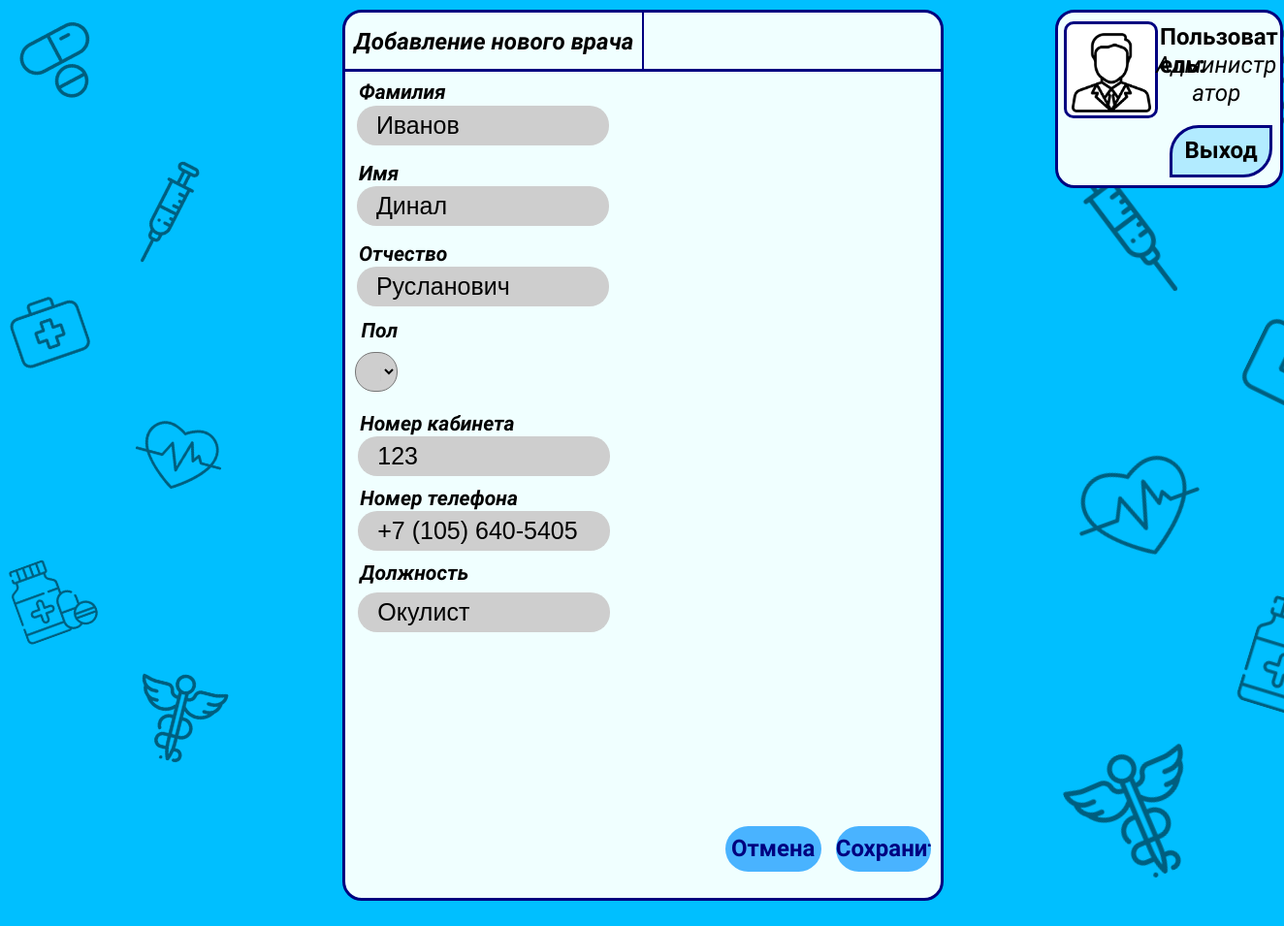
Screenshot of /editdoctor/1 with the database file from the repository.
### registry/models.py (models this page shows, shortened)
class Doctor(models.Model):
    surname = models.CharField(max_length=30)
    name = models.CharField(max_length=30)
    patronymic = models.CharField(max_length=30, blank=True)
    gender = models.CharField(max_length=1)
    room_number = models.IntegerField()
    phone_number = models.CharField(max_length=11)
    subdivisions = models.CharField(max_length=50)

### registry/views.py (the view, shortened to what this page needs)
# urls.py: path('editdoctor/<int:doctor_id>', views.EditDoctor, name='EditDoctor'),
def EditDoctor(request, doctor_id):
    if request.method == "GET":
        context = {
            'doctors': Doctor.objects.filter(id=doctor_id),
        }
        return render(request, "editdoctor.html", context=context)

### registry/templates/editdoctor.html (shortened to what this page needs)
<!DOCTYPE html>
<html class="nojs html" lang="ru-RU">
 <head>
  <link rel="stylesheet" type="text/css" href="/static/css/site_global.css?crc=444006867"/>
  <link rel="stylesheet" type="text/css" href="/static/css/newdoctor.css?crc=405470494" id="pagesheet"/>
 </head>
 <body>
  <div class="clearfix borderbox" id="page">
   <div class="position_content" id="page_position_content">
    <div class="browser_width colelem" id="u4454-bw">
     <div id="u4454">
      <div class="clearfix" id="u4454_align_to_page">
       <div class="clearfix grpelem" id="u4416">
        <div class="clearfix grpelem" id="pu4419">
         <div class="clip_frame colelem" id="u4419" data-mu-ie-matrix="progid:DXImageTransform.Microsoft.Matrix(M11=0.9563,M12=-0.2924,M21=0.2924,M22=0.9563,SizingMethod='auto expand')" data-mu-ie-matrix-dx="-14" data-mu-ie-matrix-dy="-14">
          <img class="block" id="u4419_img" src="/static/images/pills.png?crc=3958534910" alt="" data-heightwidthratio="1" data-image-width="110" data-image-height="110"/>
         </div>
         <div class="clip_frame colelem" id="u4425" data-mu-ie-matrix="progid:DXImageTransform.Microsoft.Matrix(M11=0.9455,M12=0.3256,M21=-0.3256,M22=0.9455,SizingMethod='auto expand')" data-mu-ie-matrix-dx="-15" data-mu-ie-matrix-dy="-15">
          <img class="block" id="u4425_img" src="/static/images/first-aid-kit.png?crc=523093676" alt="" data-heightwidthratio="1" data-image-width="107" data-image-height="107"/>
         </div>
         <div class="clip_frame colelem" id="u4423" data-mu-ie-matrix="progid:DXImageTransform.Microsoft.Matrix(M11=0.9397,M12=0.342,M21=-0.342,M22=0.9397,SizingMethod='auto expand')" data-mu-ie-matrix-dx="-16" data-mu-ie-matrix-dy="-16">
          <img class="block" id="u4423_img" src="/static/images/medicine.png?crc=212170396" alt="" data-heightwidthratio="1" data-image-width="114" data-image-height="114"/>
         </div>
        </div>
        <div class="clearfix grpelem" id="pu4421">
         <div class="clip_frame colelem" id="u4421" data-mu-ie-matrix="progid:DXImageTransform.Microsoft.Matrix(M11=0.9511,M12=0.309,M21=-0.309,M22=0.9511,SizingMethod='auto expand')" data-mu-ie-matrix-dx="-16" data-mu-ie-matrix-dy="-16">
          <img class="block" id="u4421_img" src="/static/images/syringe.png?crc=315584796" alt="" data-heightwidthratio="1" data-image-width="125" data-image-height="125"/>
         </div>
         <div class="clip_frame colelem" id="u4417" data-mu-ie-matrix="progid:DXImageTransform.Microsoft.Matrix(M11=0.9659,M12=-0.2588,M21=0.2588,M22=0.9659,SizingMethod='auto expand')" data-mu-ie-matrix-dx="-15" data-mu-ie-matrix-dy="-15">
          <img class="block" id="u4417_img" src="/static/images/heart.png?crc=32010908" alt="" data-heightwidthratio="1" data-image-width="132" data-image-height="132"/>
         </div>
         <div class="clip_frame colelem" id="u4427" data-mu-ie-matrix="progid:DXImageTransform.Microsoft.Matrix(M11=0.9703,M12=-0.2419,M21=0.2419,M22=0.9703,SizingMethod='auto expand')" data-mu-ie-matrix-dx="-14" data-mu-ie-matrix-dy="-14">
          <img class="block" id="u4427_img" src="/static/images/pharmacy.png?crc=4015191175" alt="" data-heightwidthratio="1" data-image-width="132" data-image-height="132"/>
         </div>
        </div>
       </div>
       <form method="post">
       <div class="rounded-corners clearfix grpelem" id="u4461">
        <div class="position_content" id="u4461_position_content">
         <div class="clearfix colelem" id="pu4411-4">
          <div class="clearfix grpelem" id="u4411-4">
           <p id="u4411-2">Добавление нового врача</p>
          </div>
          <div class="grpelem" id="u4462"></div>
         </div>
         {% for doctor in doctors %}
         <div class="colelem" id="u4460"></div>
         <div class="clearfix colelem" id="u4500-4">
          <p id="u4500-2">Фамилия</p>
         </div>
         <input name="surname" value="{{doctor.surname}}" class="rounded-corners colelem" id="u4465"></input>
         <div class="clearfix colelem" id="u4493-4">
          <p id="u4493-2">Имя</p>
         </div>
         <input name="name" value="{{doctor.name}}" class="rounded-corners colelem" id="u4480"></input>
         <div class="clearfix colelem" id="u4498-4">
          <p id="u4498-2">Отчество</p>
         </div>
         <input name="patronymic" value="{{doctor.patronymic}}" class="rounded-corners colelem" id="u4473"></input>
         <div class="clearfix colelem" id="u7152-4">
          <p id="u7152-2">Пол</p>
         </div>
         <div class="clearfix colelem" id="pu7155-4">
         <select name="gender" value="{{gender}}" class="rounded-corners grpelem" id="u6349">
           <option>м</option>
          </select>
         </div>
         <div class="clearfix colelem" id="u4675-4">
          <p id="u4675-2">Номер кабинета</p>
         </div>
         <input name="room_number" value="{{doctor.room_number}}" class="rounded-corners colelem" id="u4672"></input>
         <div class="clearfix colelem" id="u7164-4">
          <p id="u7164-2">Номер телефона</p>
         </div>
         <input name="phone_number" value="{{doctor.phone_number}}" class="rounded-corners colelem" id="u4673"></input>
         <div class="clearfix colelem" id="u7165-4">
          <p id="u7165-2">Должность</p>
         </div>
         <input name="subdivisions" value="{{doctor.subdivisions}}" class="rounded-corners colelem" id="u7161"></input>
         {% endfor %}
         <div class="clearfix colelem" id="pu4476-4">
          <input type="submit" value="Отмена" class="nonblock nontext rounded-corners clearfix grpelem" id="u4476-4" href="{% url 'AdminDoctorList' %}">
          <input type="submit" value="Сохранить" class="nonblock nontext rounded-corners clearfix grpelem" id="u4483-4" href="{% url 'AdminDoctorList' %}">
         </div>
        </div>
       </div>
        </form>
       <div class="clearfix grpelem" id="pu4429">
        <div class="clearfix grpelem" id="u4429">
         <div class="clearfix grpelem" id="pu4438">
          <div class="clip_frame colelem" id="u4438" data-mu-ie-matrix="progid:DXImageTransform.Microsoft.Matrix(M11=0.1392,M12=0.9903,M21=-0.9903,M22=0.1392,SizingMethod='auto expand')" data-mu-ie-matrix-dx="-8" data-mu-ie-matrix-dy="-8" data-sizePolicy="fixed" data-pintopage="page_fluidx">
           <img class="block" id="u4438_img" src="/static/images/syringe.png?crc=315584796" alt="" width="125" height="125"/>
          </div>
          <div class="clip_frame colelem" id="u4430" data-mu-ie-matrix="progid:DXImageTransform.Microsoft.Matrix(M11=0.9397,M12=0.342,M21=-0.342,M22=0.9397,SizingMethod='auto expand')" data-mu-ie-matrix-dx="-19" data-mu-ie-matrix-dy="-19" data-sizePolicy="fixed" data-pintopage="page_fluidx">
           <img class="block" id="u4430_img" src="/static/images/heart.png?crc=32010908" alt="" width="132" height="132"/>
          </div>
          <div class="clip_frame colelem" id="u4436" data-mu-ie-matrix="progid:DXImageTransform.Microsoft.Matrix(M11=0.9205,M12=0.3907,M21=-0.3907,M22=0.9205,SizingMethod='auto expand')" data-mu-ie-matrix-dx="-21" data-mu-ie-matrix-dy="-21" data-sizePolicy="fixed" data-pintopage="page_fluidx">
           <img class="block" id="u4436_img" src="/static/images/pharmacy.png?crc=4015191175" alt="" width="132" height="132"/>
          </div>
         </div>
         <div class="clearfix grpelem" id="pu4434">
          <div class="colelem" id="u4434" data-mu-ie-matrix="progid:DXImageTransform.Microsoft.Matrix(M11=0.9563,M12=-0.2924,M21=0.2924,M22=0.9563,SizingMethod='auto expand')" data-mu-ie-matrix-dx="-14" data-mu-ie-matrix-dy="-14" data-sizePolicy="fixed" data-pintopage="page_fluidx">
          </div>
          <div class="clip_frame colelem" id="u4440" data-mu-ie-matrix="progid:DXImageTransform.Microsoft.Matrix(M11=0.8988,M12=-0.4384,M21=0.4384,M22=0.8988,SizingMethod='auto expand')" data-mu-ie-matrix-dx="-18" data-mu-ie-matrix-dy="-18" data-sizePolicy="fixed" data-pintopage="page_fluidx">
           <img class="block" id="u4440_img" src="/static/images/first-aid-kit.png?crc=523093676" alt="" width="107" height="107"/>
          </div>
          <div class="clip_frame colelem" id="u4432" data-mu-ie-matrix="progid:DXImageTransform.Microsoft.Matrix(M11=0.9563,M12=-0.2924,M21=0.2924,M22=0.9563,SizingMethod='auto expand')" data-mu-ie-matrix-dx="-14" data-mu-ie-matrix-dy="-14" data-sizePolicy="fixed" data-pintopage="page_fluidx">
           <img class="block" id="u4432_img" src="/static/images/medicine.png?crc=212170396" alt="" width="114" height="114"/>
          </div>
         </div>
        </div>
        <div class="rounded-corners clearfix grpelem" id="u4447">
         <div class="rounded-corners clearfix grpelem" id="u4444">
          <div class="clip_frame grpelem" id="u6072">
           <img class="block" id="u6072_img" src="/static/images/manager.png?crc=4127548086" alt="" data-heightwidthratio="1" data-image-width="119" data-image-height="119"/>
          </div>
         </div>
         <div class="clearfix grpelem" id="u4448-4">
          <p>Пользователь:</p>
         </div>
         <a class="nonblock nontext rounded-corners clearfix grpelem" id="u4450-4" href="{%  url 'registry' %}"><p id="u4450-2"><span id="u4450">Выход</span></p></a>
         <div class="clearfix grpelem" id="u7731-4">
          <p>Администратор</p>
         </div>
        </div>
       </div>
      </div>
     </div>
    </div>
   </div>
  </div>
 </body>
</html>

### registry/static/css/site_global.css (style rules this page uses)
html { max-height: 100%; min-width: 100%; -ms-text-size-adjust: none; }
body, div, dl, dt, dd, ul, ol, li, nav, h1, h2, h3, h4, h5, h6, pre, code, form, fieldset, legend, input, button, textarea, p, blockquote, th, td, a { margin: 0px; padding: 0px; border-width: 0px; border-style: solid; border-color: transparent; -webkit-transform-origin: left top; -ms-transform-origin: left top; -o-transform-origin: left top; transform-origin: left top; background-repeat: no-repeat; }
fieldset, img { border: 0px; border-style: solid; -webkit-transform-origin: left top; -ms-transform-origin: left top; -o-transform-origin: left top; transform-origin: left top; }
input, button, textarea, select, optgroup, option { font-family: inherit; font-size: inherit; font-style: inherit; font-weight: inherit; }
body { font-family: Arial, Helvetica Neue, Helvetica, sans-serif; text-align: left; font-size: 25px; line-height: 17px; word-wrap: break-word; text-rendering: optimizeLegibility; -moz-font-feature-settings: 'liga'; -ms-font-feature-settings: 'liga'; -webkit-font-feature-settings: 'liga'; font-feature-settings: 'liga'; }
a:link { color: #0000FF; text-decoration: none; }
a.nontext { color: black; text-decoration: none; font-style: normal; font-weight: normal; }
.colelem { display: inline; float: left; clear: both; }
.clearfix:after { content: "\0020"; visibility: hidden; display: block; height: 0px; clear: both; }
.clip_frame { overflow: hidden; }
.position_content, .excludeFromNormalFlow { float: left; }
.MenuBar .SubMenuVisible, .MenuBarVertical .SubMenuVisible, .MenuBar .SubMenu .SubMenuVisible, .popup_element.Active, span.actAsPara, .actAsDiv, a.nonblock.nontext, img.block { display: block; }
.borderbox { -moz-box-sizing: border-box; -webkit-box-sizing: border-box; -ms-box-sizing: border-box; box-sizing: border-box; }
.browser_width>* { position: absolute; left: 0px; right: 0px; }
.grpelem, .accordion_wrapper { display: inline; float: left; }
p, h1, h2, h3, h4, h5, h6, ol, ul, span.actAsPara { max-height: 1000000px; }
@media screen and (-webkit-min-device-pixel-ratio:0) { body { text-rendering: auto; } }

### rows the page displays
Doctor: surname "Иванов", name "Динал", patronymic "Русланович", room_number "123", phone_number "+7 (105) 640-5405", subdivisions "Окулист"
